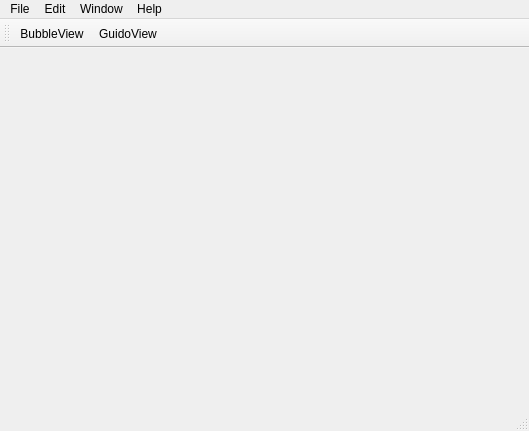
<?xml version="1.0" encoding="UTF-8"?>
<ui version="4.0">
 <class>MainWindow</class>
 <widget class="QMainWindow" name="MainWindow">
  <property name="geometry">
   <rect>
    <x>0</x>
    <y>0</y>
    <width>529</width>
    <height>431</height>
   </rect>
  </property>
  <property name="windowTitle">
   <string>Meisterschüler</string>
  </property>
  <widget class="QWidget" name="centralWidget">
   <layout class="QVBoxLayout" name="verticalLayout"/>
  </widget>
  <widget class="QMenuBar" name="menuBar">
   <property name="geometry">
    <rect>
     <x>0</x>
     <y>0</y>
     <width>529</width>
     <height>25</height>
    </rect>
   </property>
   <widget class="QMenu" name="menuFile">
    <property name="title">
     <string>File</string>
    </property>
    <addaction name="actionLoad_File"/>
    <addaction name="separator"/>
    <addaction name="actionExit"/>
   </widget>
   <widget class="QMenu" name="menuHelp">
    <property name="title">
     <string>Help</string>
    </property>
    <addaction name="actionAbout_Qt"/>
   </widget>
   <widget class="QMenu" name="menuWindow">
    <property name="title">
     <string>Window</string>
    </property>
    <addaction name="actionFull_Screen"/>
   </widget>
   <widget class="QMenu" name="menuEdit">
    <property name="title">
     <string>Edit</string>
    </property>
    <addaction name="actionSettings"/>
    <addaction name="actionEcho"/>
   </widget>
   <addaction name="menuFile"/>
   <addaction name="menuEdit"/>
   <addaction name="menuWindow"/>
   <addaction name="menuHelp"/>
  </widget>
  <widget class="QToolBar" name="mainToolBar">
   <attribute name="toolBarArea">
    <enum>TopToolBarArea</enum>
   </attribute>
   <attribute name="toolBarBreak">
    <bool>false</bool>
   </attribute>
   <addaction name="actionBubbleView"/>
   <addaction name="actionGuidoView"/>
  </widget>
  <widget class="QStatusBar" name="statusBar"/>
  <action name="actionFull_Screen">
   <property name="text">
    <string>Full Screen</string>
   </property>
   <property name="shortcut">
    <string>Ctrl+Shift+F11</string>
   </property>
  </action>
  <action name="actionSettings">
   <property name="text">
    <string>Settings</string>
   </property>
  </action>
  <action name="actionAbout_Qt">
   <property name="text">
    <string>About Qt</string>
   </property>
  </action>
  <action name="actionLoad_File">
   <property name="text">
    <string>Load File...</string>
   </property>
   <property name="shortcut">
    <string>Ctrl+O</string>
   </property>
  </action>
  <action name="actionExit">
   <property name="text">
    <string>Exit</string>
   </property>
   <property name="shortcut">
    <string>Ctrl+Q</string>
   </property>
  </action>
  <action name="actionGuidoView">
   <property name="text">
    <string>GuidoView</string>
   </property>
  </action>
  <action name="actionBubbleView">
   <property name="text">
    <string>BubbleView</string>
   </property>
  </action>
  <action name="actionEcho">
   <property name="text">
    <string>Echo</string>
   </property>
  </action>
 </widget>
 <layoutdefault spacing="6" margin="11"/>
 <resources/>
 <connections/>
</ui>
